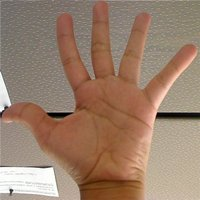
//> input picture CppImageProcessing/images/Back_Projection_Theory0.jpg, 200 x 200 px
$ ./motion_deblur -image=../images/Back_Projection_Theory0.jpg   (built with g++ and OpenCV 4)
//> lines starting //> are read from the running program, lines starting //| are printed output that depends on the picture; after the words box and inside, x2 and y2 are one past the last pixel; in counts of white or black regions, pixels touching at a corner belong together
/**
 * @brief Goal
 * 1. what the PSF of a motion blur image is
 * 2. how to restore a motion blur image
 *
 * @author Wei Li (weili_yzzcq@163.com)
 * @date 2023-05-06
 * @version Samples of OpenCV 4.7
 *
 */

#include <opencv2/imgproc.hpp>
#include <opencv2/highgui.hpp>
#include <opencv2/core/utils/logger.hpp>

#include <iostream>
#include <string>

void help();
void calcPSF(cv::Mat &outputImg, cv::Size filterSize, int len, double theta);
void fftshift(const cv::Mat &inputImg, cv::Mat &outputImg);
void filter2DFreq(const cv::Mat &inputImg, cv::Mat &outputImg, const cv::Mat &H);
void calcWnrFilter(const cv::Mat &input_h_PSF, cv::Mat &output_G, double nsr);
void edgetaper(const cv::Mat &inputImg, cv::Mat &outputImg, double gamma = 5.0, double beta = 0.2);

const char *keys =
    "{help h usage ? |             | print this message				}"
    "{image          |motion_original.jpg    | input image name	    }"
    "{LEN            |125          | length of a motion				}"
    "{THETA          |0            | angle of a motion in degrees	}"
    "{SNR            |700          | signal to noise ratio			}";

/**
 * @brief main function and the entry point of program
 */
int main(int argc, char *argv[])
{
    cv::utils::logging::setLogLevel(
        cv::utils::logging::LogLevel::LOG_LEVEL_ERROR);
    /* -------------------------------------------------- */
    help();
    cv::CommandLineParser parser(argc, argv, keys);
    if (parser.has("help"))
    {
        parser.printMessage();
        return 0;
    }

    int LEN = parser.get<int>("LEN");
    double THETA = parser.get<double>("THETA");
    int snr = parser.get<int>("SNR");
    std::string strInFileName = parser.get<cv::String>("image");
    if (!parser.check())
    {
        parser.printErrors();
        return 0;
    }

    cv::Mat imgIn = cv::imread(cv::samples::findFile(strInFileName),
                               cv::IMREAD_GRAYSCALE);
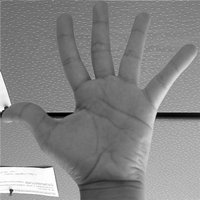
//> imgIn: 200 rows x 200 cols, CV_8UC1; min 0, max 255, mean 133.1
    if (imgIn.empty()) // check whether the image is loaded or not
    {
        std::cout << "ERROR : Image cannot be loaded..!!" << std::endl;
        return -1;
    }
    cv::imshow("Original Motional Image", imgIn);

    //! [main]
    // it needs to process even image only
    cv::Rect roi = cv::Rect(0, 0, imgIn.cols & -2, imgIn.rows & -2);
//> roi = Rect(0, 0, 200, 200)

    // Hw calculation (start)
    cv::Mat Hw, h;
    calcPSF(h, roi.size(), LEN, THETA);
    calcWnrFilter(h, Hw, 1.0 / double(snr));
    // Hw calculation (stop)

    imgIn.convertTo(imgIn, CV_32F);
    edgetaper(imgIn, imgIn);

    // filtering (start)
    cv::Mat imgOut;
    filter2DFreq(imgIn(roi), imgOut, Hw);
    // filtering (stop)
    //! [main]

    imgOut.convertTo(imgOut, CV_8U);
    cv::normalize(imgOut, imgOut, 0, 255, cv::NORM_MINMAX);
    cv::imshow("Deblur Motion", imgOut);
    cv::imwrite("result_motion.jpg", imgOut);

    cv::waitKey(0);
    cv::destroyAllWindows();

    return 0;
}

void help()
{
    std::cout << "2023-05-06" << std::endl;
    std::cout << "Motion_deblur_v2" << std::endl;
    std::cout << "You will learn how to recover an image with motion blur distortion using a Wiener filter" << std::endl;
}

void calcPSF(cv::Mat &outputImg, cv::Size filterSize, int len, double theta)
{
//> called with filterSize = Size(200, 200), len = 125, theta = 0
    cv::Mat h(filterSize, CV_32F, cv::Scalar(0));
    cv::Point point(filterSize.width / 2, filterSize.height / 2);
//> point = Point(100, 100)
    cv::ellipse(h, point, cv::Size(0, cvRound(float(len) / 2.0)),
                90.0 - theta, 0, 360, cv::Scalar(255), cv::FILLED);
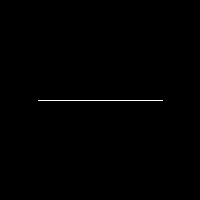
//> h: 200 rows x 200 cols, CV_32FC1; 0.31% white in thin lines or dots, all inside (x1, y1, x2, y2) = (38, 100, 163, 101)

    cv::Scalar summa = sum(h);
//> summa = Scalar(31875)
    outputImg = h / summa[0];
}

void fftshift(const cv::Mat &inputImg, cv::Mat &outputImg)
{
    outputImg = inputImg.clone();
    int cx = outputImg.cols / 2;
//> cx = 100
    int cy = outputImg.rows / 2;
//> cy = 100
    cv::Mat q0(outputImg, cv::Rect(0, 0, cx, cy));
    cv::Mat q1(outputImg, cv::Rect(cx, 0, cx, cy));
    cv::Mat q2(outputImg, cv::Rect(0, cy, cx, cy));
    cv::Mat q3(outputImg, cv::Rect(cx, cy, cx, cy));
    cv::Mat tmp;
    q0.copyTo(tmp);
    q3.copyTo(q0);
    tmp.copyTo(q3);
    q1.copyTo(tmp);
    q2.copyTo(q1);
    tmp.copyTo(q2);
}

void filter2DFreq(const cv::Mat &inputImg, cv::Mat &outputImg, const cv::Mat &H)
{
    cv::Mat planes[2] = {cv::Mat_<float>(inputImg.clone()),
                         cv::Mat::zeros(inputImg.size(), CV_32F)};
    cv::Mat complexI;
    cv::merge(planes, 2, complexI);
    cv::dft(complexI, complexI, cv::DFT_SCALE);

    cv::Mat planesH[2] = {cv::Mat_<float>(H.clone()),
                          cv::Mat::zeros(H.size(), CV_32F)};
    cv::Mat complexH;
    cv::merge(planesH, 2, complexH);
    cv::Mat complexIH;
    cv::mulSpectrums(complexI, complexH, complexIH, 0);

    cv::idft(complexIH, complexIH);
    cv::split(complexIH, planes);
    outputImg = planes[0];
}

void calcWnrFilter(const cv::Mat &input_h_PSF, cv::Mat &output_G, double nsr)
{
    cv::Mat h_PSF_shifted;
    fftshift(input_h_PSF, h_PSF_shifted);
    cv::Mat planes[2] = {cv::Mat_<float>(h_PSF_shifted.clone()),
                         cv::Mat::zeros(h_PSF_shifted.size(), CV_32F)};

    cv::Mat complexI;
    cv::merge(planes, 2, complexI);
    cv::dft(complexI, complexI);
    cv::split(complexI, planes);
    cv::Mat denom;
    cv::pow(abs(planes[0]), 2, denom);
    denom += nsr;
    cv::divide(planes[0], denom, output_G);
}

void edgetaper(const cv::Mat &inputImg, cv::Mat &outputImg, double gamma, double beta)
{
//> called with gamma = 5, beta = 0.2
    int Nx = inputImg.cols;
//> Nx = 200
    int Ny = inputImg.rows;
//> Ny = 200
    cv::Mat w1(1, Nx, CV_32F, cv::Scalar(0));
//> w1 = 200 values from 0 to 0
    cv::Mat w2(Ny, 1, CV_32F, cv::Scalar(0));
//> w2 = 200 values from 0 to 0

    float *p1 = w1.ptr<float>(0);
    float *p2 = w2.ptr<float>(0);
    float dx = float(2.0 * CV_PI / Nx);
    float x = float(-CV_PI);
    for (int i = 0; i < Nx; i++)
    {
        p1[i] = float(0.5 * (tanh((x + gamma / 2) / beta) -
                             tanh((x - gamma / 2) / beta)));
        x += dx;
    }
    float dy = float(2.0 * CV_PI / Ny);
    float y = float(-CV_PI);
    for (int i = 0; i < Ny; i++)
    {
        p2[i] = float(0.5 * (tanh((y + gamma / 2) / beta) -
                             tanh((y - gamma / 2) / beta)));
        y += dy;
    }
    cv::Mat w = w2 * w1;
    multiply(inputImg, w, outputImg);
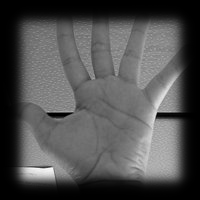
//> inputImg: 200 rows x 200 cols, CV_32FC1; min 0, max 248.4, mean 80.4
//> in filter2DFreq, `cv::Mat planes[2] = {cv::Mat_<float>(inputImg.clone()), cv::Mat::zeros..`: planes[1]: 200 rows x 200 cols, CV_32FC1; every value is 0
//> in filter2DFreq, `cv::split(complexIH, planes);`:
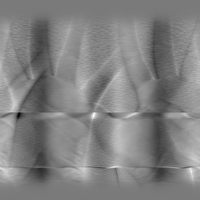
//> planes[0]: 200 rows x 200 cols, CV_32FC1; min -1378.4, max 1492.5, mean 80.3; drawn with min black and max white
//> in filter2DFreq, `cv::split(complexIH, planes);`:
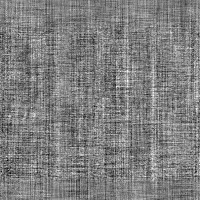
//> planes[1]: 200 rows x 200 cols, CV_32FC1; min -0.000145, max 0.000145, mean -4.66e-14; drawn with min black and max white
//> in main, `imgOut.convertTo(imgOut, CV_8U);`:
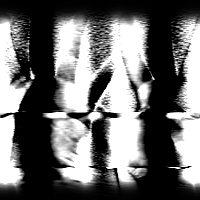
//> imgOut: 200 rows x 200 cols, CV_8UC1; min 0, max 255, mean 109
}

$ run again, on CppImageProcessing/images/Histogram_Comparison_1.jpg
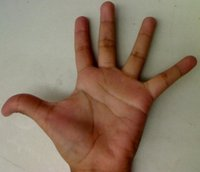
//> input picture CppImageProcessing/images/Histogram_Comparison_1.jpg, 200 x 172 px
//> h: 172 rows x 200 cols, CV_32FC1; 0.36% white in thin lines or dots, all inside (x1, y1, x2, y2) = (38, 86, 163, 87)
//> in filter2DFreq, `cv::split(complexIH, planes);`:
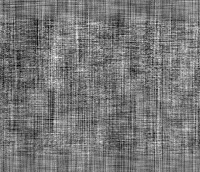
//> planes[1]: 172 rows x 200 cols, CV_32FC1; min -0.000146, max 0.000166, mean -3.38e-14; drawn with min black and max white
//> `imgOut.convertTo(imgOut, CV_8U);`:
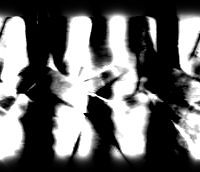
//> imgOut: 172 rows x 200 cols, CV_8UC1; min 0, max 255, mean 102.8
